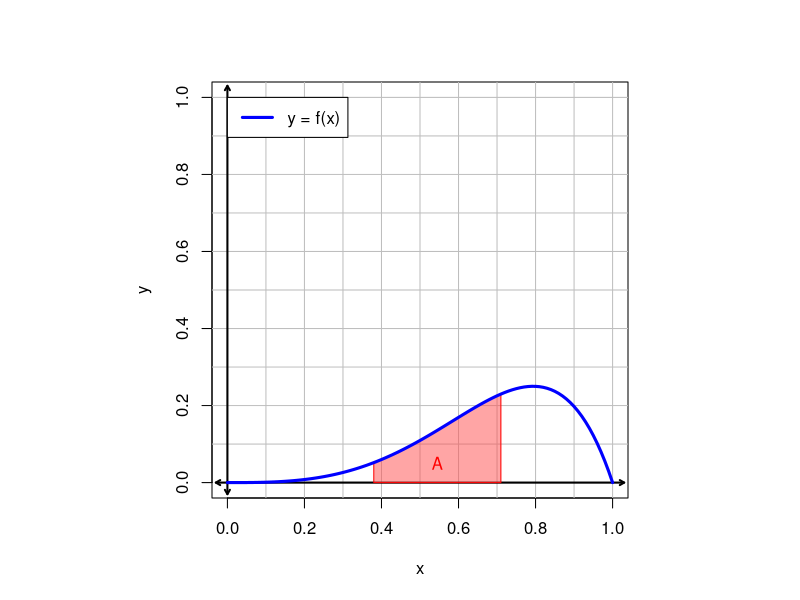

This figure's R source:
## ---- chunk 1
options(scipen=999)
fixer = function(exp){
  exp = gsub("+{-","-{",exp,fixed=T)
  exp = gsub("{1}x^{0}","1",exp,fixed=T)
  exp = gsub("{1}","{}",exp,fixed=T)
  exp = gsub("x^{0}","{}",exp,fixed=T)
  return(exp)
}
fixer2 = function(exp){
  exp = gsub("+{-","-{",exp,fixed=T)
  return(exp)
}

while(T){
  pows = sort(sample(1:9,2))
  xs = round(sort(sample(11:89,2))/100,2)
  ys = xs^pows[1]-xs^pows[2]
  nt1 = xs[2]^(pows[1]+1)/(pows[1]+1)
  nt2 = xs[2]^(pows[2]+1)/(pows[2]+1)
  nt3 = xs[1]^(pows[1]+1)/(pows[1]+1)
  nt4 = xs[1]^(pows[2]+1)/(pows[2]+1)
  A = nt1-nt2-nt3+nt4
  if(min(ys)>0.05 && abs(diff(xs))>0.1 && A>0.01){break}
}

f = fixer(paste0("x^{",pows[1],"}-x^{",pows[2],"}"))
g = paste0("\\frac{1}{",pows[1]+1,"}x^{",pows[1]+1,"}-\\frac{1}{",pows[2]+1,"}x^{",pows[2]+1,"}")

t1 = paste0("\\frac{1}{",pows[1]+1,"}(",xs[2],")^{",pows[1]+1,"}")
t2 = paste0("\\frac{1}{",pows[2]+1,"}(",xs[2],")^{",pows[2]+1,"}")
t3 = paste0("\\frac{1}{",pows[1]+1,"}(",xs[1],")^{",pows[1]+1,"}")
t4 = paste0("\\frac{1}{",pows[2]+1,"}(",xs[1],")^{",pows[2]+1,"}")



## ---- chunk 2
par(pty="s")
plot(0,0,type="n",xlim=c(0,1),ylim=c(0,1),xlab="x",ylab="y")
for(i in seq(0.1,1,0.1)){
  abline(h=i,col="grey")
  abline(v=i,col="grey")
}
arrows(-0.03,0,1.03,0,code=3,lwd=2,length=0.05)
arrows(0,-0.03,0,1.03,code=3,lwd=2,length=0.05)
x = seq(0,1,0.01)
y = x^pows[1]-x^pows[2]
legend(0,1,"y = f(x)",col="blue",lwd=3)

polygon(c(xs[1],x[(x>=xs[1])&(x<=xs[2])],xs[2]),c(0,y[(x>=xs[1])&(x<=xs[2])],0),col=rgb(1,0.3,0.3,0.5),border="red")
text(mean(xs),0.05,"A",col="red")
lines(x,y,col="blue",lwd=3)
